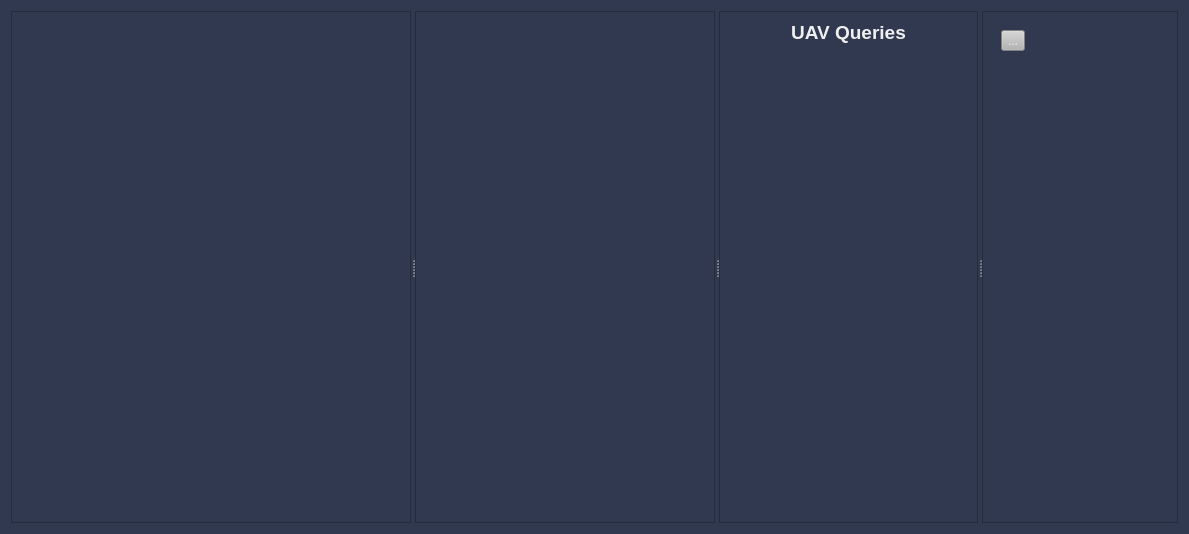
<?xml version="1.0" encoding="UTF-8"?>
<ui version="4.0">
 <class>centralWidget</class>
 <widget class="QWidget" name="centralWidget">
  <property name="geometry">
   <rect>
    <x>0</x>
    <y>0</y>
    <width>1189</width>
    <height>534</height>
   </rect>
  </property>
  <property name="baseSize">
   <size>
    <width>0</width>
    <height>0</height>
   </size>
  </property>
  <property name="windowTitle">
   <string>LCAR Bot Mission Control</string>
  </property>
  <property name="styleSheet">
   <string notr="true">color: rgb(240, 240, 240);
background-color: rgb(48, 57, 80);</string>
  </property>
  <layout class="QGridLayout" name="gridLayout_2">
   <item row="0" column="1">
    <widget class="QSplitter" name="splitter">
     <property name="orientation">
      <enum>Qt::Horizontal</enum>
     </property>
     <widget class="QFrame" name="frame">
      <property name="minimumSize">
       <size>
        <width>400</width>
        <height>0</height>
       </size>
      </property>
      <property name="maximumSize">
       <size>
        <width>1000</width>
        <height>16777215</height>
       </size>
      </property>
      <property name="baseSize">
       <size>
        <width>1</width>
        <height>1</height>
       </size>
      </property>
      <property name="frameShape">
       <enum>QFrame::StyledPanel</enum>
      </property>
      <property name="frameShadow">
       <enum>QFrame::Raised</enum>
      </property>
      <layout class="QVBoxLayout" name="verticalLayout">
       <item>
        <layout class="QVBoxLayout" name="PFDLayout"/>
       </item>
       <item>
        <layout class="QVBoxLayout" name="OverviewLayout">
         <property name="sizeConstraint">
          <enum>QLayout::SetDefaultConstraint</enum>
         </property>
        </layout>
       </item>
      </layout>
     </widget>
     <widget class="QFrame" name="frame_2">
      <property name="minimumSize">
       <size>
        <width>300</width>
        <height>0</height>
       </size>
      </property>
      <property name="frameShape">
       <enum>QFrame::StyledPanel</enum>
      </property>
      <property name="frameShadow">
       <enum>QFrame::Raised</enum>
      </property>
      <layout class="QVBoxLayout" name="verticalLayout_2">
       <item>
        <layout class="QHBoxLayout" name="CameraLayout"/>
       </item>
       <item>
        <layout class="QHBoxLayout" name="MissionLayout"/>
       </item>
      </layout>
     </widget>
     <widget class="QFrame" name="frame_5">
      <property name="minimumSize">
       <size>
        <width>150</width>
        <height>0</height>
       </size>
      </property>
      <property name="frameShape">
       <enum>QFrame::StyledPanel</enum>
      </property>
      <property name="frameShadow">
       <enum>QFrame::Raised</enum>
      </property>
      <layout class="QGridLayout" name="gridLayout">
       <item row="0" column="0">
        <layout class="QVBoxLayout" name="verticalLayout_3">
         <item>
          <widget class="QLabel" name="label">
           <property name="sizePolicy">
            <sizepolicy hsizetype="Minimum" vsizetype="Minimum">
             <horstretch>0</horstretch>
             <verstretch>0</verstretch>
            </sizepolicy>
           </property>
           <property name="maximumSize">
            <size>
             <width>16777215</width>
             <height>25</height>
            </size>
           </property>
           <property name="font">
            <font>
             <pointsize>14</pointsize>
             <weight>75</weight>
             <bold>true</bold>
            </font>
           </property>
           <property name="text">
            <string>UAV Queries</string>
           </property>
           <property name="textFormat">
            <enum>Qt::AutoText</enum>
           </property>
           <property name="alignment">
            <set>Qt::AlignCenter</set>
           </property>
          </widget>
         </item>
         <item>
          <widget class="QScrollArea" name="scrollArea">
           <property name="frameShape">
            <enum>QFrame::NoFrame</enum>
           </property>
           <property name="lineWidth">
            <number>1</number>
           </property>
           <property name="widgetResizable">
            <bool>true</bool>
           </property>
           <widget class="QWidget" name="scrollAreaWidgetContents_2">
            <property name="geometry">
             <rect>
              <x>0</x>
              <y>0</y>
              <width>225</width>
              <height>466</height>
             </rect>
            </property>
            <layout class="QGridLayout" name="gridLayout_3">
             <item row="0" column="0">
              <layout class="QVBoxLayout" name="PictureMsgLayout"/>
             </item>
            </layout>
           </widget>
          </widget>
         </item>
        </layout>
       </item>
      </layout>
     </widget>
     <widget class="QFrame" name="frame_3">
      <property name="minimumSize">
       <size>
        <width>100</width>
        <height>0</height>
       </size>
      </property>
      <property name="maximumSize">
       <size>
        <width>400</width>
        <height>16777215</height>
       </size>
      </property>
      <property name="frameShape">
       <enum>QFrame::StyledPanel</enum>
      </property>
      <property name="frameShadow">
       <enum>QFrame::Raised</enum>
      </property>
      <layout class="QHBoxLayout" name="horizontalLayout">
       <property name="spacing">
        <number>0</number>
       </property>
       <item>
        <widget class="QScrollArea" name="scrollArea_2">
         <property name="frameShape">
          <enum>QFrame::NoFrame</enum>
         </property>
         <property name="widgetResizable">
          <bool>true</bool>
         </property>
         <widget class="QWidget" name="scrollAreaWidgetContents_5">
          <property name="geometry">
           <rect>
            <x>0</x>
            <y>0</y>
            <width>186</width>
            <height>496</height>
           </rect>
          </property>
          <layout class="QGridLayout" name="gridLayout_4">
           <item row="2" column="0">
            <layout class="QVBoxLayout" name="UAVListLayout">
             <item>
              <spacer name="verticalSpacer">
               <property name="orientation">
                <enum>Qt::Vertical</enum>
               </property>
               <property name="sizeHint" stdset="0">
                <size>
                 <width>20</width>
                 <height>40</height>
                </size>
               </property>
              </spacer>
             </item>
            </layout>
           </item>
           <item row="0" column="0">
            <layout class="QHBoxLayout" name="horizontalLayout_2">
             <item>
              <widget class="QToolButton" name="settingsButton">
               <property name="toolTip">
                <string extracomment="Settings"/>
               </property>
               <property name="styleSheet">
                <string notr="true">QToolButton
{
	background-color: rgb(180, 180, 180);
}</string>
               </property>
               <property name="text">
                <string>...</string>
               </property>
               <property name="toolButtonStyle">
                <enum>Qt::ToolButtonIconOnly</enum>
               </property>
              </widget>
             </item>
             <item>
              <spacer name="horizontalSpacer">
               <property name="orientation">
                <enum>Qt::Horizontal</enum>
               </property>
               <property name="sizeHint" stdset="0">
                <size>
                 <width>40</width>
                 <height>20</height>
                </size>
               </property>
              </spacer>
             </item>
            </layout>
           </item>
          </layout>
         </widget>
        </widget>
       </item>
      </layout>
     </widget>
    </widget>
   </item>
  </layout>
 </widget>
 <resources/>
 <connections/>
</ui>
